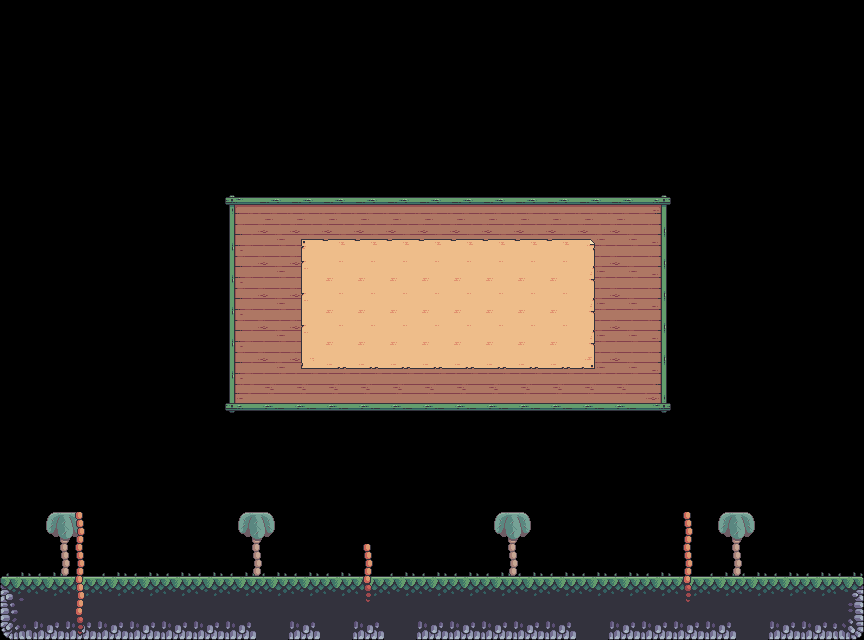

Below is a game level as drawn by its tile map, then a one-line description and the .tmx that defines it (tile-layer data replaced by summaries):
An orthogonal 27x20 tile map with 32x32 px tiles, 5 tile layers (wood_board, yellow_paper, ground, background_palm_trees, ...), 6 tilesets and 6 objects.

<map version="1.5" tiledversion="1.7.2" orientation="orthogonal" renderorder="right-down" width="27" height="20" tilewidth="32" tileheight="32" infinite="0" nextlayerid="25" nextobjectid="52">
 <editorsettings>
  <export target="welcome.json" format="json" />
 </editorsettings>
 <tileset firstgid="1" name="ground-tileset" tilewidth="32" tileheight="32" tilecount="85" columns="17">
  <image source="palm-tree-island/Sprites/Terrain/Terrain(32x32).png" width="544" height="160" />
 </tileset>
 <tileset firstgid="86" name="background_palm_tree" tilewidth="32" tileheight="32" tilecount="4" columns="2">
  <image source="palm-tree-island/Sprites/Back Palm Trees/Back Palm Tree Regular 01.png" width="64" height="64" />
 </tileset>
 <tileset firstgid="90" name="wood_board" tilewidth="32" tileheight="32" tilecount="16" columns="4">
  <image source="../wood_board.png" width="128" height="128" />
 </tileset>
 <tileset firstgid="106" name="front_palm_grass" tilewidth="32" tileheight="32" tilecount="9" columns="3">
  <image source="palm-tree-island/Sprites/Front Palm Trees/Front Palm Bottom and Grass (32x32).png" width="96" height="96" />
 </tileset>
 <tileset firstgid="115" name="front_palm_trees_obj" tilewidth="64" tileheight="93" tilecount="4" columns="0">
  <grid orientation="orthogonal" width="1" height="1" />
  <tile id="0">
   <image width="39" height="32" source="palm-tree-island/Sprites/Front Palm Trees/Front Palm Tree Top 01.png" />
  </tile>
  <tile id="1">
   <image width="34" height="93" source="palm-tree-island/Sprites/Objects/Flag/Flag 01.png" />
  </tile>
  <tile id="2">
   <image width="30" height="16" source="palm-tree-island/Sprites/Objects/Flag/Platform.png" />
  </tile>
  <tile id="3">
   <image width="64" height="35" source="palm-tree-island/Sprites/Objects/Chest/Chest Close 03.png" />
  </tile>
 </tileset>
 <tileset firstgid="119" name="yellow_paper" tilewidth="32" tileheight="32" tilecount="16" columns="4">
  <image source="../yellow_paper.png" width="128" height="128" />
 </tileset>
 <layer id="17" name="wood_board" width="27" height="20" locked="1">
  <data>[540 cells, 98 non-empty, 9 distinct tile ids]</data>
 </layer>
 <layer id="24" name="yellow_paper" width="27" height="20">
  <data>[540 cells, 50 non-empty, 9 distinct tile ids]</data>
 </layer>
 <layer id="6" name="ground" width="27" height="20" locked="1">
  <data>[540 cells, 54 non-empty, 7 distinct tile ids]</data>
 </layer>
 <layer id="16" name="background_palm_trees" width="27" height="20">
  <data>[540 cells, 16 non-empty, 4 distinct tile ids]</data>
 </layer>
 <layer id="20" name="front_palm_trunks_roots" width="27" height="20">
  <data>[540 cells, 33 non-empty, 3 distinct tile ids]</data>
 </layer>
 <objectgroup id="21" name="front_palm_tree_heads">
  <object id="45" gid="115" x="61" y="512" width="39" height="32" />
  <object id="46" gid="115" x="348" y="544" width="39" height="32" />
  <object id="47" gid="115" x="668" y="512" width="39" height="32" />
 </objectgroup>
 <objectgroup id="23" name="pirate_flag">
  <object id="49" gid="116" x="173.113" y="559.812" width="34" height="93" />
  <object id="50" gid="117" x="160" y="576" width="30" height="16" />
  <object id="51" gid="118" x="576" y="576" width="64" height="35" />
 </objectgroup>
</map>
